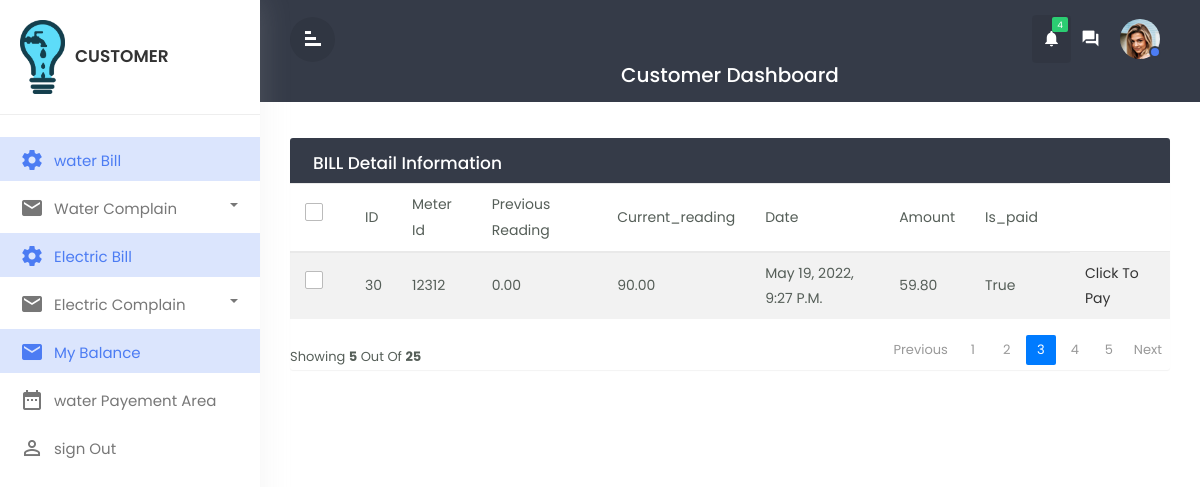
The page /viewwaterbill (signed in) on the database as committed earlier.
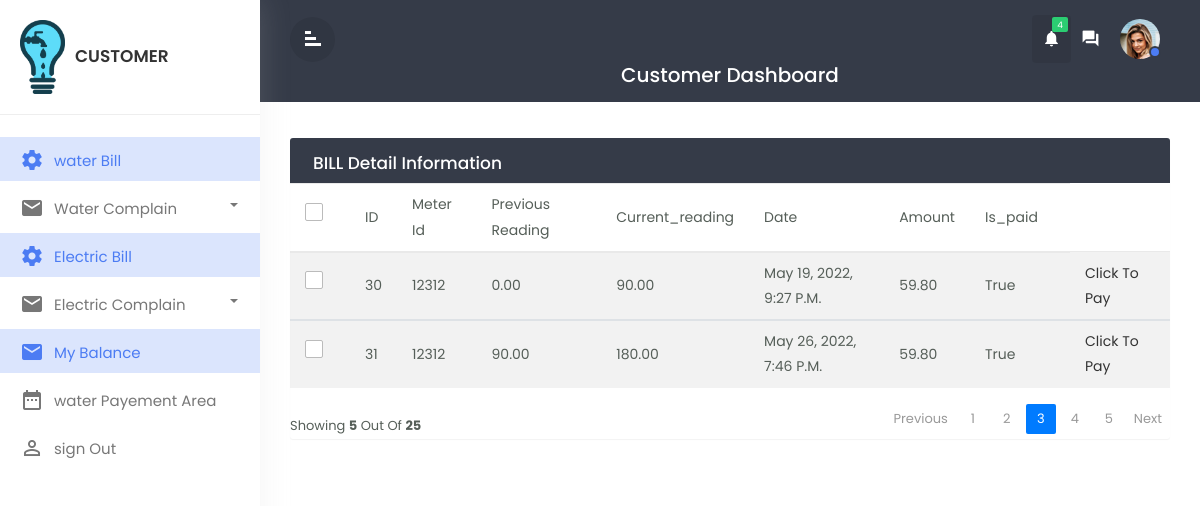
The same page on the database as committed later.
### water/models.py (models this page shows, shortened)
class WaterBillInfo(models.Model):
    meter_id=models.ForeignKey(on_delete=models.CASCADE, to=WaterCustomer)
    prev_reading = models.DecimalField(max_digits=50,decimal_places=2,default=0)
    current_reading = models.DecimalField(max_digits=50,decimal_places=2)
    date = models.DateTimeField(default=timezone.now)
    is_paid = models.BooleanField(max_length=50,default=False)
    amount = models.DecimalField(max_digits=50,decimal_places=2,null=True)
    class Meta:
        db_table = "waterbillinfo"

### water/views.py (the view)
# urls.py: path('viewwaterbill',views.viewwaterbill,name='viewwaterbill'),
def viewwaterbill(request):
    x=request.user.username
    y=WaterCustomer.objects.get(username=x)
    m=y.meter_id
    billdata=WaterBillInfo.objects.filter(meter_id_id = y)
    context = {
             'billdata': billdata
        }
    return render(request,'customer/viewwaterbill.html',context)

### templates/customer/viewwaterbill.html (shortened to what this page needs)
            {% extends 'customer/customerbase.html' %}
            {% block content %}
            <div id="mymain" class="main-content">
                <div class="row">
                <div class="col-md-12">
                    <div class="table-wrapper">
                    <div class="table-title">
                        <div class="row">
                            <div class="col-sm-6 p-0 flex justify-content-lg-start justify-content-center">
                            <h2 class="ml-lg-2">BILL Detail Information</h2>
                            </div>
                        </div>
                    </div>
                    <table class="table table-striped table-hover">
                        <thead>
                            <tr>
                            <th><span class="custom-checkbox">
                            <label for="selectAll"></label></th>
                            <th>ID</th>
                            <th>Meter Id</th>
                            <th>previous reading</th>
                            <th>Current_reading</th>
                            <th>Date</th>
                            <th>Amount</th>
                            <th>Is_paid</th>
                            </tr>
                        </thead>
                        {% for data in billdata %}
                        <tbody>
                            <tr>
                            <th><span class="custom-checkbox">
                            <label for="checkbox1"></label></th>
                            <th>{{data.id}}</th>
                            <th>{{data.meter_id_id}}</th>
                            <th>{{data.prev_reading}}</th>
                            <th>{{data.current_reading}}</th>
                            <th>{{data.date}}</th>
                            <th>{{data.amount}}</th>
                            <th>{{data.is_paid}}</th>
                            <th>
                                <a href="{% url 'ispaid' data.id %}">click to pay</a>
                            </th>
                            </tr>
                        </tbody>
                        {%endfor%}
                    </table>
                    <div class="clearfix">
                        <div class="hint-text">showing <b>5</b> out of <b>25</b></div>
                        <ul class="pagination">
                        <li class="page-item disabled"><a href="#">Previous</a></li>
                        <li class="page-item "><a href="#"class="page-link">1</a></li>
                        <li class="page-item "><a href="#"class="page-link">2</a></li>
                        <li class="page-item active"><a href="#"class="page-link">3</a></li>
                        <li class="page-item "><a href="#"class="page-link">4</a></li>
                        <li class="page-item "><a href="#"class="page-link">5</a></li>
                        <li class="page-item "><a href="#" class="page-link">Next</a></li>
                        </ul>
                    </div>
                    </div>
                </div>
                </div>
            </div>
            {% endblock content %}

Rows that differ between the two databases and show on the page:
added WaterBillInfo: id "31", meter_id_id "12312", prev_reading "90.00", current_reading "180.00", date "May 26, 2022, 7:46 P.m.", amount "59.80", is_paid "True"
